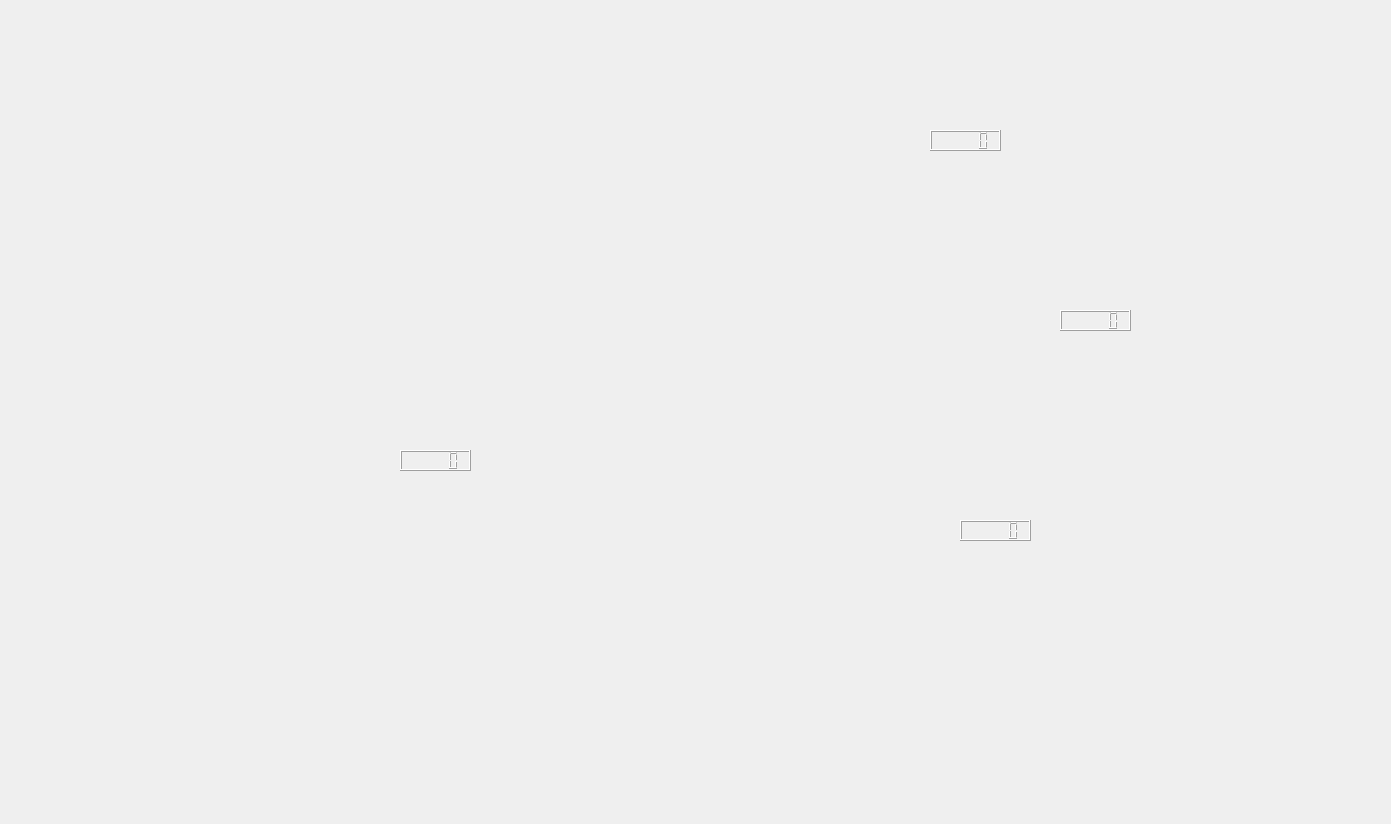
<?xml version="1.0" encoding="UTF-8"?>
<ui version="4.0">
 <class>MainWindow</class>
 <widget class="QMainWindow" name="MainWindow">
  <property name="geometry">
   <rect>
    <x>0</x>
    <y>0</y>
    <width>1391</width>
    <height>824</height>
   </rect>
  </property>
  <property name="sizePolicy">
   <sizepolicy hsizetype="Ignored" vsizetype="Ignored">
    <horstretch>0</horstretch>
    <verstretch>0</verstretch>
   </sizepolicy>
  </property>
  <property name="windowTitle">
   <string>MainWindow</string>
  </property>
  <widget class="QWidget" name="centralwidget">
   <widget class="QLabel" name="Background">
    <property name="geometry">
     <rect>
      <x>-8</x>
      <y>-1</y>
      <width>1401</width>
      <height>831</height>
     </rect>
    </property>
    <property name="text">
     <string/>
    </property>
    <property name="pixmap">
     <pixmap resource="myGrafics.qrc">:/newBackground.png</pixmap>
    </property>
    <property name="scaledContents">
     <bool>true</bool>
    </property>
   </widget>
   <widget class="QWidget" name="HomeWiget" native="true">
    <property name="geometry">
     <rect>
      <x>160</x>
      <y>60</y>
      <width>1061</width>
      <height>701</height>
     </rect>
    </property>
    <widget class="QLabel" name="HomeImage">
     <property name="enabled">
      <bool>true</bool>
     </property>
     <property name="geometry">
      <rect>
       <x>0</x>
       <y>0</y>
       <width>1061</width>
       <height>701</height>
      </rect>
     </property>
     <property name="sizePolicy">
      <sizepolicy hsizetype="Ignored" vsizetype="Ignored">
       <horstretch>0</horstretch>
       <verstretch>0</verstretch>
      </sizepolicy>
     </property>
     <property name="text">
      <string/>
     </property>
     <property name="pixmap">
      <pixmap resource="myGrafics.qrc">:/tempLayout.png</pixmap>
     </property>
     <property name="scaledContents">
      <bool>true</bool>
     </property>
    </widget>
    <widget class="QPushButton" name="LivingroomButton">
     <property name="geometry">
      <rect>
       <x>530</x>
       <y>90</y>
       <width>31</width>
       <height>41</height>
      </rect>
     </property>
     <property name="text">
      <string/>
     </property>
     <property name="icon">
      <iconset resource="myGrafics.qrc">
       <normaloff>:/termometer.png</normaloff>:/termometer.png</iconset>
     </property>
     <property name="iconSize">
      <size>
       <width>50</width>
       <height>50</height>
      </size>
     </property>
     <property name="flat">
      <bool>true</bool>
     </property>
    </widget>
    <widget class="QPushButton" name="UpstairsSmallBedroomButton">
     <property name="geometry">
      <rect>
       <x>570</x>
       <y>480</y>
       <width>31</width>
       <height>41</height>
      </rect>
     </property>
     <property name="text">
      <string/>
     </property>
     <property name="icon">
      <iconset resource="myGrafics.qrc">
       <normaloff>:/termometer.png</normaloff>:/termometer.png</iconset>
     </property>
     <property name="iconSize">
      <size>
       <width>50</width>
       <height>50</height>
      </size>
     </property>
     <property name="flat">
      <bool>true</bool>
     </property>
    </widget>
    <widget class="QPushButton" name="BathroomButton">
     <property name="geometry">
      <rect>
       <x>10</x>
       <y>410</y>
       <width>31</width>
       <height>41</height>
      </rect>
     </property>
     <property name="text">
      <string/>
     </property>
     <property name="icon">
      <iconset resource="myGrafics.qrc">
       <normaloff>:/termometer.png</normaloff>:/termometer.png</iconset>
     </property>
     <property name="iconSize">
      <size>
       <width>50</width>
       <height>50</height>
      </size>
     </property>
     <property name="flat">
      <bool>true</bool>
     </property>
    </widget>
    <widget class="QWidget" name="LivingroomTermometer" native="true">
     <property name="enabled">
      <bool>true</bool>
     </property>
     <property name="geometry">
      <rect>
       <x>540</x>
       <y>30</y>
       <width>391</width>
       <height>101</height>
      </rect>
     </property>
     <widget class="QLCDNumber" name="TemperatureDisplay">
      <property name="geometry">
       <rect>
        <x>230</x>
        <y>40</y>
        <width>71</width>
        <height>21</height>
       </rect>
      </property>
      <property name="autoFillBackground">
       <bool>true</bool>
      </property>
     </widget>
     <widget class="QLabel" name="DigitalTermometer">
      <property name="geometry">
       <rect>
        <x>-30</x>
        <y>-170</y>
        <width>451</width>
        <height>441</height>
       </rect>
      </property>
      <property name="text">
       <string/>
      </property>
      <property name="pixmap">
       <pixmap resource="myGrafics.qrc">:/digitalTermometer.png</pixmap>
      </property>
      <property name="scaledContents">
       <bool>true</bool>
      </property>
     </widget>
     <widget class="QPushButton" name="TurnoffButton">
      <property name="geometry">
       <rect>
        <x>350</x>
        <y>40</y>
        <width>21</width>
        <height>21</height>
       </rect>
      </property>
      <property name="text">
       <string/>
      </property>
      <property name="icon">
       <iconset resource="myGrafics.qrc">
        <normaloff>:/powerButton.png</normaloff>:/powerButton.png</iconset>
      </property>
      <property name="flat">
       <bool>true</bool>
      </property>
     </widget>
     <zorder>DigitalTermometer</zorder>
     <zorder>TemperatureDisplay</zorder>
     <zorder>TurnoffButton</zorder>
    </widget>
    <widget class="QWidget" name="BathroomTermometer" native="true">
     <property name="enabled">
      <bool>true</bool>
     </property>
     <property name="geometry">
      <rect>
       <x>10</x>
       <y>350</y>
       <width>391</width>
       <height>101</height>
      </rect>
     </property>
     <widget class="QLCDNumber" name="TemperatureDisplay_2">
      <property name="geometry">
       <rect>
        <x>230</x>
        <y>40</y>
        <width>71</width>
        <height>21</height>
       </rect>
      </property>
      <property name="autoFillBackground">
       <bool>true</bool>
      </property>
     </widget>
     <widget class="QLabel" name="DigitalTermometer_2">
      <property name="geometry">
       <rect>
        <x>-30</x>
        <y>-170</y>
        <width>451</width>
        <height>441</height>
       </rect>
      </property>
      <property name="text">
       <string/>
      </property>
      <property name="pixmap">
       <pixmap resource="myGrafics.qrc">:/digitalTermometer.png</pixmap>
      </property>
      <property name="scaledContents">
       <bool>true</bool>
      </property>
     </widget>
     <widget class="QPushButton" name="TurnoffButton_2">
      <property name="geometry">
       <rect>
        <x>350</x>
        <y>40</y>
        <width>21</width>
        <height>21</height>
       </rect>
      </property>
      <property name="text">
       <string/>
      </property>
      <property name="icon">
       <iconset resource="myGrafics.qrc">
        <normaloff>:/powerButton.png</normaloff>:/powerButton.png</iconset>
      </property>
      <property name="flat">
       <bool>true</bool>
      </property>
     </widget>
     <zorder>DigitalTermometer_2</zorder>
     <zorder>TemperatureDisplay_2</zorder>
     <zorder>TurnoffButton_2</zorder>
    </widget>
    <widget class="QWidget" name="UpstairsBigBedroomTermometer" native="true">
     <property name="enabled">
      <bool>true</bool>
     </property>
     <property name="geometry">
      <rect>
       <x>670</x>
       <y>210</y>
       <width>391</width>
       <height>101</height>
      </rect>
     </property>
     <widget class="QLCDNumber" name="TemperatureDisplay_3">
      <property name="geometry">
       <rect>
        <x>230</x>
        <y>40</y>
        <width>71</width>
        <height>21</height>
       </rect>
      </property>
      <property name="autoFillBackground">
       <bool>true</bool>
      </property>
     </widget>
     <widget class="QLabel" name="DigitalTermometer_3">
      <property name="geometry">
       <rect>
        <x>-30</x>
        <y>-170</y>
        <width>451</width>
        <height>441</height>
       </rect>
      </property>
      <property name="text">
       <string/>
      </property>
      <property name="pixmap">
       <pixmap resource="myGrafics.qrc">:/digitalTermometer.png</pixmap>
      </property>
      <property name="scaledContents">
       <bool>true</bool>
      </property>
     </widget>
     <widget class="QPushButton" name="TurnoffButton_3">
      <property name="geometry">
       <rect>
        <x>350</x>
        <y>40</y>
        <width>21</width>
        <height>21</height>
       </rect>
      </property>
      <property name="text">
       <string/>
      </property>
      <property name="icon">
       <iconset resource="myGrafics.qrc">
        <normaloff>:/powerButton.png</normaloff>:/powerButton.png</iconset>
      </property>
      <property name="flat">
       <bool>true</bool>
      </property>
     </widget>
     <zorder>DigitalTermometer_3</zorder>
     <zorder>TurnoffButton_3</zorder>
     <zorder>TemperatureDisplay_3</zorder>
    </widget>
    <widget class="QWidget" name="UpstairsSmallBedroomTermometer" native="true">
     <property name="enabled">
      <bool>true</bool>
     </property>
     <property name="geometry">
      <rect>
       <x>570</x>
       <y>420</y>
       <width>391</width>
       <height>101</height>
      </rect>
     </property>
     <widget class="QLCDNumber" name="TemperatureDisplay_4">
      <property name="geometry">
       <rect>
        <x>230</x>
        <y>40</y>
        <width>71</width>
        <height>21</height>
       </rect>
      </property>
      <property name="autoFillBackground">
       <bool>true</bool>
      </property>
     </widget>
     <widget class="QLabel" name="DigitalTermometer_4">
      <property name="geometry">
       <rect>
        <x>-30</x>
        <y>-170</y>
        <width>451</width>
        <height>441</height>
       </rect>
      </property>
      <property name="text">
       <string/>
      </property>
      <property name="pixmap">
       <pixmap resource="myGrafics.qrc">:/digitalTermometer.png</pixmap>
      </property>
      <property name="scaledContents">
       <bool>true</bool>
      </property>
     </widget>
     <widget class="QPushButton" name="TurnoffButton_4">
      <property name="geometry">
       <rect>
        <x>350</x>
        <y>40</y>
        <width>21</width>
        <height>21</height>
       </rect>
      </property>
      <property name="text">
       <string/>
      </property>
      <property name="icon">
       <iconset resource="myGrafics.qrc">
        <normaloff>:/powerButton.png</normaloff>:/powerButton.png</iconset>
      </property>
      <property name="flat">
       <bool>true</bool>
      </property>
     </widget>
     <zorder>DigitalTermometer_4</zorder>
     <zorder>TemperatureDisplay_4</zorder>
     <zorder>TurnoffButton_4</zorder>
    </widget>
    <widget class="QPushButton" name="UpstairsBigBedroomButton">
     <property name="geometry">
      <rect>
       <x>980</x>
       <y>290</y>
       <width>31</width>
       <height>41</height>
      </rect>
     </property>
     <property name="text">
      <string/>
     </property>
     <property name="icon">
      <iconset resource="myGrafics.qrc">
       <normaloff>:/termometer.png</normaloff>:/termometer.png</iconset>
     </property>
     <property name="iconSize">
      <size>
       <width>50</width>
       <height>50</height>
      </size>
     </property>
     <property name="flat">
      <bool>true</bool>
     </property>
    </widget>
   </widget>
   <widget class="QPushButton" name="ShutDownButton">
    <property name="geometry">
     <rect>
      <x>1360</x>
      <y>0</y>
      <width>31</width>
      <height>31</height>
     </rect>
    </property>
    <property name="text">
     <string/>
    </property>
    <property name="icon">
     <iconset resource="myGrafics.qrc">
      <normaloff>:/redX.png</normaloff>:/redX.png</iconset>
    </property>
    <property name="flat">
     <bool>true</bool>
    </property>
   </widget>
  </widget>
 </widget>
 <resources>
  <include location="myGrafics.qrc"/>
 </resources>
 <connections/>
</ui>
